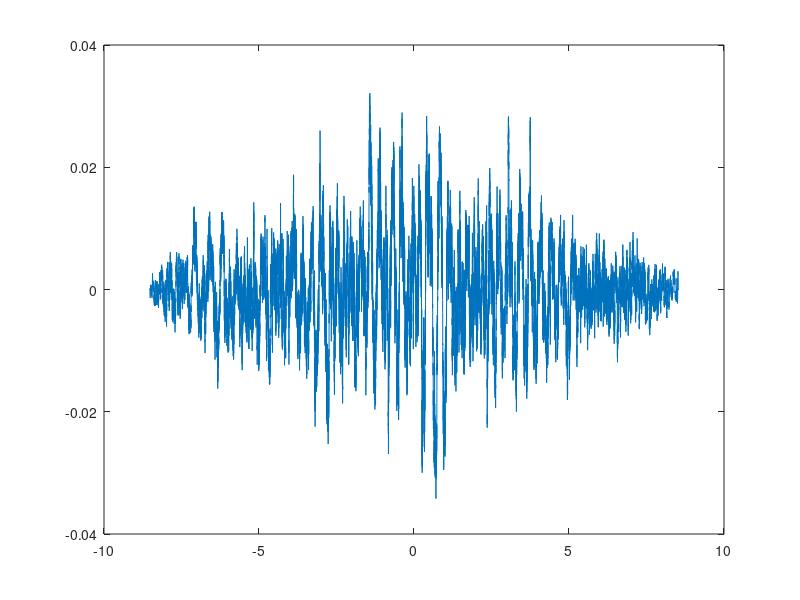

The MATLAB source for this figure:

load AP_EO.txt; %adapt these load commands to the file names that you use during your data collection 
load TA_EO.txt;

freq = 960;
seg_length = 8192;
for k = 1:2
a = (k-1)*(seg_length)+ 4801;
b = (seg_length+4800) + (k-1)*(seg_length);
ccf = xcorr(TA_EO(a:b) - mean(TA_EO(a:b)), AP_EO(a:b) - mean(AP_EO(a:b)),'coeff'); ccf_seg(k,:) = ccf;
end
avg_ccf = mean(ccf_seg);
time = (-(seg_length-1):1:(seg_length-1))/freq; plot(time,avg_ccf);
%AP_EO: AP data for eyes open %SOL_EO: Soleus EMG data for eyes open %freq: sampling frequency
%seg_length: length of one segment
%k: number of segments
%a,b: boundaries for the segments
%ccf: ccf for one specific segment %ccf_seg: ccf for all segments
%avg_ccf: ensemble-averaged ccf
%time: time scale for avg_ccf
